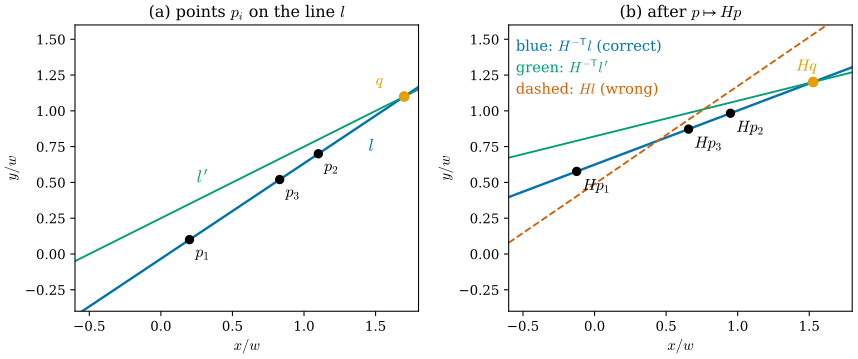

Recreate this plot in Python.
"""Figure 27.2.2: points transform by H, lines by H^{-T} (Section 27.2).

Homography H = [[1.2, 0.3, -0.4], [0.1, 0.8, 0.5], [0.3, -0.2, 1.0]] acting on RP^2 (chart w = 1).
(a) Before: the line l through p1 = (0.2, 0.1) and p2 = (1.1, 0.7) (so l = p1 x p2), the point p3 = 0.3 p1 + 0.7 p2 on it,
    and a second line l' = (1, -2, 0.5) meeting l at q = l x l'.
(b) After: the points H p_i (black), the line H^{-T} l (blue, solid) through them, the line H^{-T} l' (green) and their
    meet H q (orange). Dashed vermillion: the line whose coefficient vector is H l, i.e. what one gets by transforming the
    line like a point; it misses the points.
Self-checks: incidence is preserved by H^{-T}; the dashed line misses all three points; H q = (H^-T l) x (H^-T l') up to scale.

Run from the project root: ``PYTHONPATH=tools python3 chapters/27-cameras-rays/figures/fig-27-2-2-point-line.py``
"""

import os

os.environ.setdefault("OMP_NUM_THREADS", "4")
os.environ.setdefault("OPENBLAS_NUM_THREADS", "4")

import dgfig

dgfig.setup()

import matplotlib.pyplot as plt
import numpy as np

C = dgfig.COLORS
H = np.array([[1.2, 0.3, -0.4], [0.1, 0.8, 0.5], [0.3, -0.2, 1.0]])
Hit = np.linalg.inv(H).T
p1, p2 = np.array([0.2, 0.1, 1.0]), np.array([1.1, 0.7, 1.0])
p3 = 0.3 * p1 + 0.7 * p2
l = np.cross(p1, p2)
l2 = np.array([1.0, -2.0, 0.5])
q = np.cross(l, l2)
pts = [p1, p2, p3]
lH, l2H, wrong = Hit @ l, Hit @ l2, H @ l
assert max(abs(lH @ (H @ p)) for p in pts) < 1e-12
assert min(abs(wrong @ (H @ p)) / np.linalg.norm(wrong[:2]) for p in pts) > 0.05
qH = H @ q
assert np.linalg.norm(np.cross(qH, np.cross(lH, l2H))) < 1e-10 * np.linalg.norm(qH) * np.linalg.norm(np.cross(lH, l2H))


def dh(p):
    return p[:2] / p[2]


def draw_line(ax, lv, xlim, **kw):
    xs = np.linspace(*xlim, 200)
    if abs(lv[1]) > 1e-9:
        ax.plot(xs, -(lv[0] * xs + lv[2]) / lv[1], **kw)
    else:
        ax.axvline(-lv[2] / lv[0], **kw)


XL, YL = (-0.6, 1.8), (-0.4, 1.6)
fig, (ax, bx) = plt.subplots(1, 2, figsize=(9.2, 4.4))
draw_line(ax, l, XL, color=C["tangent"], lw=1.8)
draw_line(ax, l2, XL, color=C["third"], lw=1.4)
for i, p in enumerate(pts):
    ax.plot(*dh(p), "ko", ms=6, zorder=5)
    ax.text(dh(p)[0] + 0.04, dh(p)[1] - 0.12, rf"$p_{i+1}$", fontsize=12)
ax.plot(*dh(q), "o", color=C["accent"], ms=7, zorder=6)
ax.text(dh(q)[0] - 0.2, dh(q)[1] + 0.08, r"$q$", fontsize=12, color=C["accent"])
ax.text(1.45, 0.72, r"$l$", fontsize=13, color=C["tangent"])          # below the blue line
ax.text(0.25, 0.50, r"$l'$", fontsize=13, color=C["third"])          # above the green line

draw_line(bx, lH, XL, color=C["tangent"], lw=1.8)
draw_line(bx, l2H, XL, color=C["third"], lw=1.4)
draw_line(bx, wrong, XL, color=C["normal"], lw=1.4, ls="--")
for i, p in enumerate(pts):
    bx.plot(*dh(H @ p), "ko", ms=6, zorder=5)
    bx.text(dh(H @ p)[0] + 0.04, dh(H @ p)[1] - 0.13, rf"$Hp_{i+1}$", fontsize=12)
bx.plot(*dh(qH), "o", color=C["accent"], ms=7, zorder=6)
bx.text(dh(qH)[0] - 0.12, dh(qH)[1] + 0.08, r"$Hq$", fontsize=12, color=C["accent"])
bx.text(-0.55, 1.42, r"blue: $H^{-\mathsf{T}}l$ (correct)", fontsize=11, color=C["tangent"])
bx.text(-0.55, 1.27, r"green: $H^{-\mathsf{T}}l'$", fontsize=11, color=C["third"])
bx.text(-0.55, 1.12, r"dashed: $Hl$ (wrong)", fontsize=11, color=C["normal"])
for a_, ttl in ((ax, r"(a) points $p_i$ on the line $l$"), (bx, r"(b) after $p\mapsto Hp$")):
    a_.set_xlim(*XL)
    a_.set_ylim(*YL)
    a_.set_aspect("equal")
    a_.set_xlabel(r"$x/w$")
    a_.set_ylabel(r"$y/w$")
    a_.set_title(ttl, fontsize=12)
fig.tight_layout()
dgfig.save(fig, __file__)
